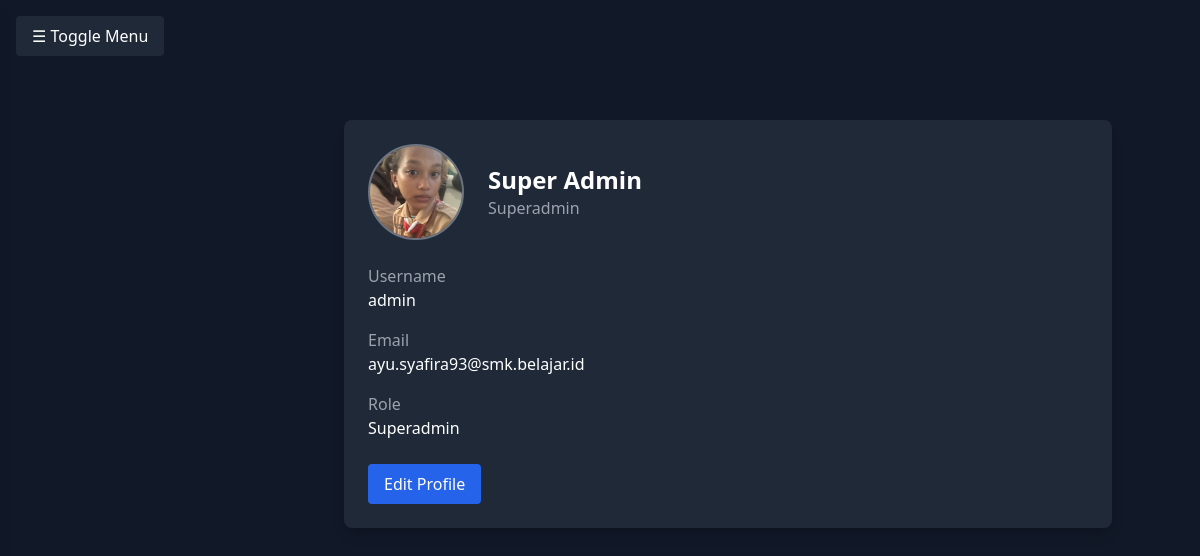
Screenshot of /profile.php (signed in) with the database file from the repository.
### tables this page shows
CREATE TABLE `users` (
  `id` int(11) NOT NULL,
  `nama` varchar(100) DEFAULT NULL,
  `username` varchar(50) DEFAULT NULL,
  `password` varchar(100) DEFAULT NULL,
  `role` enum('superadmin','kasir') DEFAULT NULL,
  `email` varchar(255) DEFAULT NULL,
  `reset_token` varchar(100) DEFAULT NULL,
  `reset_expiry` datetime DEFAULT NULL,
  `foto` varchar(255) DEFAULT NULL,
  `is_logged_in` tinyint(1) DEFAULT 0
);

### profile.php (the view, shortened to what this page needs)
<?php
include 'config/config.php';
$user_id = $_SESSION['user_id'];
$query = $conn->prepare("SELECT * FROM users WHERE id = ?");
$query->bind_param("i", $user_id);
$query->execute();
$result = $query->get_result();
$user = $result->fetch_assoc();
?>
<!DOCTYPE html>
<html lang="en">
<head>
    <link href="https://cdn.jsdelivr.net/npm/tailwindcss@2.2.19/dist/tailwind.min.css" rel="stylesheet">
</head>
<body class="bg-gray-900 text-white">
    <?php include 'includes/navbar.php'; ?>
    <div class="p-4 transition-all duration-300 ml-0 lg:ml-64" id="mainContent">
        <div class="max-w-3xl mx-auto mt-8 bg-gray-800 rounded-lg shadow-lg p-6">
            <div class="flex items-center space-x-6 mb-6">
                <div class="w-24 h-24 rounded-full bg-gray-600 overflow-hidden border-2 border-gray-500">
                    <?php if (!empty($user['foto'])): ?>
<img src="assets/img/poto_profile/<?php echo htmlspecialchars($user['foto']); ?>" alt="Foto Profil" class="w-full h-full object-cover">
                    <?php else: ?>
                        <div class="flex items-center justify-center h-full text-gray-300">No Photo</div>
                    <?php endif; ?>
                </div>
                <div>
                    <h2 class="text-2xl font-bold"><?php echo htmlspecialchars($user['nama']); ?></h2>
                    <p class="text-gray-400 capitalize"><?php echo htmlspecialchars($user['role']); ?></p>
                </div>
            </div>
            <div class="space-y-4">
                <div>
                    <label class="text-gray-400">Username</label>
                    <p class="font-medium"><?php echo htmlspecialchars($user['username']); ?></p>
                </div>
                <div>
                    <label class="text-gray-400">Email</label>
                    <p class="font-medium"><?php echo htmlspecialchars($user['email']); ?></p>
                </div>
                <div>
                    <label class="text-gray-400">Role</label>
                    <p class="font-medium capitalize"><?php echo htmlspecialchars($user['role']); ?></p>
                </div>
            </div>
            <div class="mt-6">
<a href="/apotek-kasir/includes/kasir/edit.php?id=<?= $user['id'] ?>" class="inline-block bg-blue-600 hover:bg-blue-700 text-white px-4 py-2 rounded">
    Edit Profile
</a>
            </div>
        </div>
    </div>
</body>
</html>

### rows the page displays
users: foto (picture), nama "Super Admin", role "Superadmin", username "admin", email "ayu.syafira93@smk.belajar.id"
